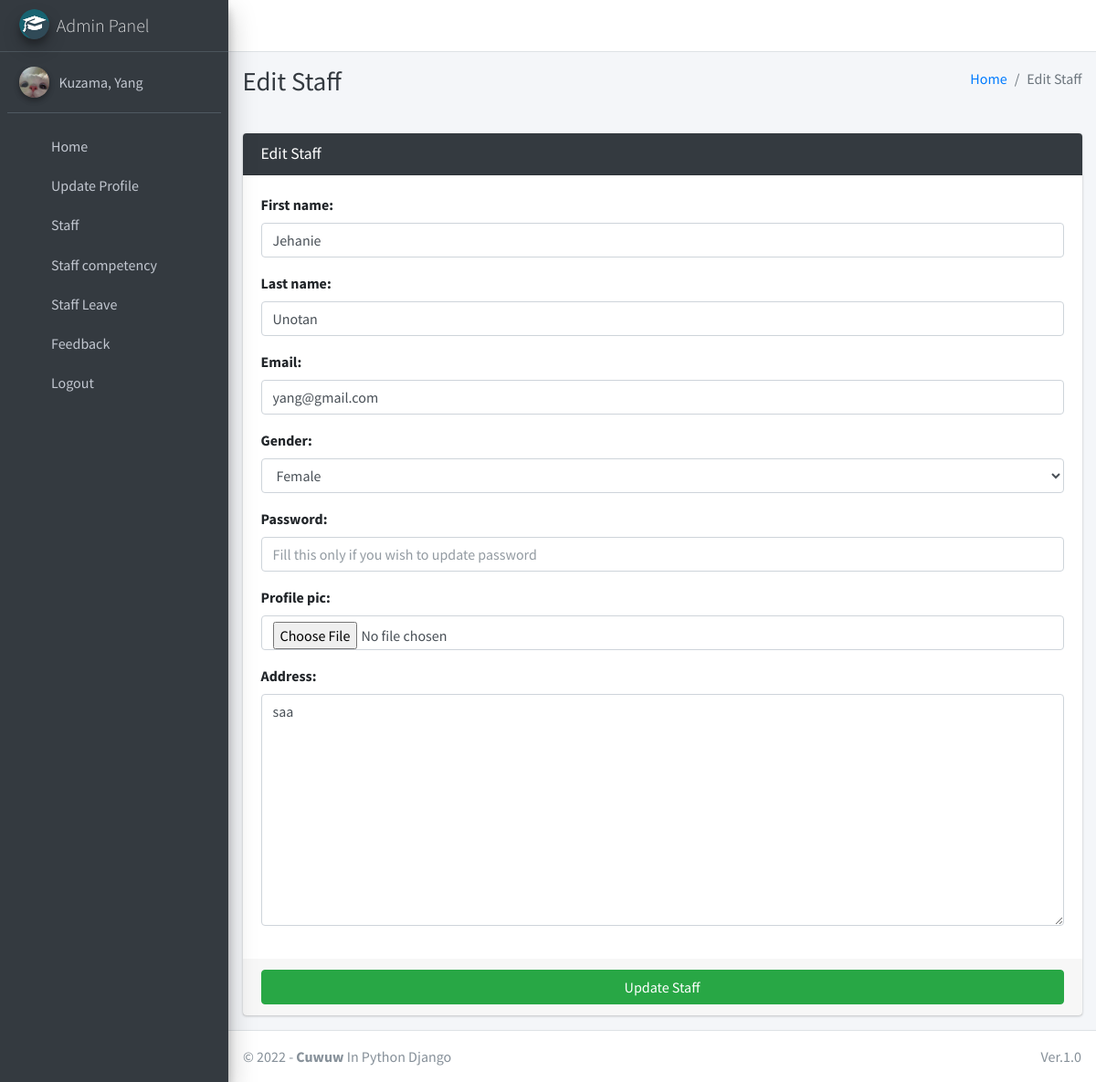
The page /staff/edit/1 (signed in) on the database its author committed.
### main/models.py (models this page shows)
class CustomUser(AbstractUser):
    USER_TYPE = ((1, "HOD"), (2, "Staff"))
    GENDER = [("M", "Male"), ("F", "Female")]
    username = None  # Removed username, using email instead
    email = models.EmailField(unique=True)
    user_type = models.CharField(default=1, choices=USER_TYPE, max_length=1)
    gender = models.CharField(max_length=1, choices=GENDER)
    profile_pic = models.ImageField()
    address = models.CharField(max_length=60)
    fcm_token = models.TextField(default="")  # For firebase notifications
    created_at = models.DateTimeField(auto_now_add=True)
    updated_at = models.DateTimeField(auto_now=True)
    USERNAME_FIELD = "email"
    REQUIRED_FIELDS = []
    objects = CustomUserManager()
    def __str__(self):
        return self.last_name + ", " + self.first_name

### main/hod_views.py (the view)
# urls.py: path("staff/edit/<int:staff_id>", hod_views.edit_staff, name='edit_staff'),
def edit_staff(request, staff_id):
    staff = get_object_or_404(Staff, id=staff_id)
    form = StaffForm(request.POST or None, instance=staff)
    context = {
        'form': form,
        'staff_id': staff_id,
        'page_title': 'Edit Staff'
    }
    if request.method == 'POST':
        if form.is_valid():
            first_name = form.cleaned_data.get('first_name')
            last_name = form.cleaned_data.get('last_name')
            address = form.cleaned_data.get('address')
            username = form.cleaned_data.get('username')
            email = form.cleaned_data.get('email')
            gender = form.cleaned_data.get('gender')
            password = form.cleaned_data.get('password') or None
            course = form.cleaned_data.get('course')
            passport = request.FILES.get('profile_pic') or None
            try:
                user = CustomUser.objects.get(id=staff.admin.id)
                user.username = username
                user.email = email
                if password != None:
                    user.set_password(password)
                if passport != None:
                    fs = FileSystemStorage()
                    filename = fs.save(passport.name, passport)
                    passport_url = fs.url(filename)
                    user.profile_pic = passport_url
                user.first_name = first_name
                user.last_name = last_name
                user.gender = gender
                user.address = address
                staff.course = course
                user.save()
                staff.save()
                messages.success(request, "Successfully Updated")
                return redirect(reverse('edit_staff', args=[staff_id]))
            except Exception as e:
                messages.error(request, "Could Not Update " + str(e))
        else:
            messages.error(request, "Please fil form properly")
    else:
        user = CustomUser.objects.get(id=staff_id)
        staff = Staff.objects.get(id=user.id)
        return render(request, "hod_template/edit_staff_template.html", context)

### main/forms.py
class StaffForm(CustomUserForm):
    def __init__(self, *args, **kwargs):
        super(StaffForm, self).__init__(*args, **kwargs)
    class Meta(CustomUserForm.Meta):
        model = Staff
        fields = CustomUserForm.Meta.fields

### main/templates/hod_template/edit_staff_template.html
{% extends 'main/base.html' %}
{% load static %}
{% block page_title %}{{page_title}}{% endblock page_title %}
{% block content %}
<section class="content">
    <div class="container-fluid">
        <div class="row">
            <div class="col-md-12">
                <div class="card card-dark">
                    <div class="card-header">
                        <h3 class="card-title">{{page_title}}</h3>
                    </div>
                    {% include "main/form_template.html" with messages=messages  form=form button_text="Update Staff"%}
                </div>
            </div>
        </div>
    </div>
</section>
{% endblock content %}

### main/templates/main/sidebar_template.html (shortened to what this page needs)
{% load static %}
<aside class="main-sidebar sidebar-dark-info elevation-4">
    {% if request.user.user_type == '1' %}
    <a href="{% url 'admin_home' %}" class="brand-link">
        <img src="{% static 'dist/img/cmsl.png' %} " alt="AdminLTE Logo"
            class="brand-image img-circle elevation-3" >
        <span class="brand-text font-weight-light">Admin Panel</span>
    </a>
    <div class="sidebar">
        <div class="user-panel mt-3 pb-3 mb-3 d-flex">
            <div class="image">
                <img src="{{ request.user.profile_pic}}" class="img-circle elevation-2" alt="User Image">
            </div>
            <div class="info">
                <a href="#" class="d-block">{{user}}</a>
            </div>
        </div>
        <nav class="mt-2">
            <ul class="nav nav-pills nav-sidebar flex-column" data-widget="treeview" role="menu" data-accordion="false">
                <li class="nav-item">
                    {% url 'admin_home' as admin_home %}
                    <a href="{{admin_home}}" class="nav-link {% if admin_home == request.path %} active {% endif %}">
                        <i class="nav-icon fas fa-home"></i>
                        <p>
                            Home
                        </p>
                    </a>
                </li>
                <li class="nav-item">
                    {% url 'admin_view_profile' as admin_view_profile %}
                    <a href="{{admin_view_profile}}"
                        class="nav-link {% if admin_view_profile == request.path %} active {% endif %}">
                        <i class="nav-icon fas fa-address-card"></i>
                        <p>
                            Update Profile
                        </p>
                    </a>
                </li>
 <li class="nav-item has-treeview">
                    <a href="#" class="nav-link">
                        <i class="nav-icon fas fa-book"></i>
                        <p>
                            Staff
                            <i class="fas fa-angle-left right"></i>
                        </p>
                    </a>
 <li class="nav-item">
                    {% url 'view_staff_competency_journal' as view_staff_competency_journal %}
                    <a href="{{view_staff_competency_journal}}"
                        class="nav-link {% if view_staff_competency_journal == request.path %} active {% endif %}">
                        <i class="nav-icon fas fa-address-card"></i>
                        <p>
                            Staff competency
                        </p>
                    </a>
                </li>
                <li class="nav-item">
                    {% url 'view_staff_leave' as view_staff_leave %}
                    <a href="{{view_staff_leave}}"
                        class="nav-link  {% if view_staff_leave == request.path %} active {% endif %}">
                        <i class="nav-icon fas fa-check-double"></i>
                        <p>
                            Staff Leave
                        </p>
                    </a>
                </li>
                  <li class="nav-item">
                                {% url 'staff_feedback_message' as staff_feedback_message %}
                                <a href="{{staff_feedback_message}}"
                                    class="nav-link {% if staff_feedback_message == request.path %} active {% endif %}">
                                    <i class="nav-icon fas fa-comment-alt"></i>
                                    <p>
                                        Feedback
                                    </p>
                                </a>
                            </li>
                                        {% endif %}
                                        <li class="nav-item">
                                            <a href="{% url 'user_logout' %}"
                                                onclick="return confirm('Your session would be terminated.\n\nProceed?')"
                                                class="nav-link">
                                                <i class="nav-icon fas fa-power-off"></i>
                                                <p>
                                                    Logout
                                                </p>
                                            </a>
                                        </li>
                                    </ul>
                                </nav>
                            </div>
</aside>

### rows shown on the page
CustomUser: user.profile_pic (picture), last_name+first_name "Kuzama, Yang"

### other values the page prints
{{ page_title }} "Edit Staff"
{{ field.label_tag }} "First name:" "Last name:" "Email:" "Gender:" "Password:" "Profile pic:" "Address:"
{{ button_text }} "Update Staff"
